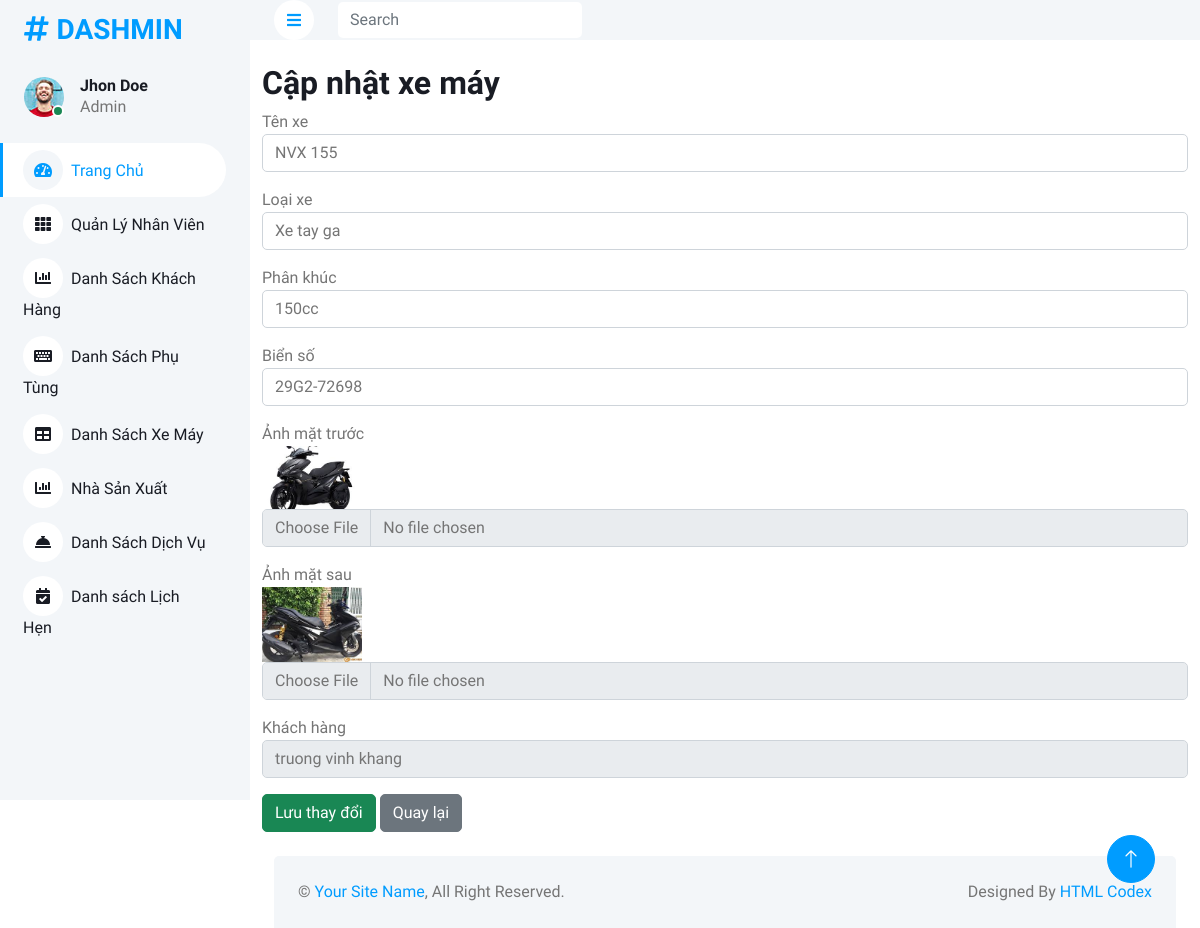
/Admin/table.php?controller=xemay&action=sua&MaXE=9, run on the app's committed database.
### tables this page shows
CREATE TABLE `xemay` (
  `MaXE` int(11) NOT NULL,
  `TenXe` varchar(255) DEFAULT NULL,
  `LoaiXe` varchar(255) DEFAULT NULL,
  `PhanKhuc` varchar(255) DEFAULT NULL,
  `BienSoXe` varchar(255) DEFAULT NULL,
  `HinhAnhMatTruocXe` varchar(255) DEFAULT NULL,
  `HinhAnhMatSauXe` varchar(255) DEFAULT NULL,
  `hoadon_MaHD` int(11) DEFAULT NULL,
  `khachhang_MaKH` int(11) DEFAULT NULL
);

CREATE TABLE `khachhang` (
  `MaKH` int(11) NOT NULL,
  `TenKH` varchar(100) DEFAULT NULL,
  `Email` varchar(30) DEFAULT NULL,
  `MatKhau` varchar(255) DEFAULT NULL,
  `DiaChi` text DEFAULT NULL,
  `SDT` varchar(10) DEFAULT NULL,
  `TrangThai` enum('hoat_dong','bi_khoa') DEFAULT NULL,
  `Reset_token` text DEFAULT NULL,
  `admin_AdminID` int(11) DEFAULT NULL
);

### Admin/controllers/XeMayController.php (called while the page is built, shortened)
<?php
require_once __DIR__ . '/../models/XeMayModel.php';
require_once __DIR__ . '/../db.php';
class XeMayController
{
    private $model;
    public function __construct()
    {
        $this->model = new XeMayModel(connectDB());
    }
    public function sua()
    {
        $MaXE = $_GET['MaXE'] ?? null;
        $khachhangs = $this->model->getAllKhachHang();
        $xemay = $this->model->getById($MaXE);
        include __DIR__ . '/../views/xemay/sua.php';
    }
}

### Admin/db.php (called while the page is built)
<?php
function connectDB()
{
    $host = 'localhost';
    $dbname = 'quanlybaoduongxe';
    $username = 'root';
    $password = '';
    try {
        $pdo = new PDO("mysql:host=$host;dbname=$dbname;charset=utf8mb4", $username, $password);
        $pdo->setAttribute(PDO::ATTR_ERRMODE, PDO::ERRMODE_EXCEPTION);
        return $pdo;
    } catch (PDOException $e) {
        die("Kết nối thất bại: " . $e->getMessage());
    }
}
?>

### Admin/models/XeMayModel.php (called while the page is built, shortened)
<?php
class XeMayModel
{
    private $conn;
    public function __construct($conn)
    {
        $this->conn = $conn;
    }
    public function getById($MaXE)
    {
        $stmt = $this->conn->prepare("SELECT * FROM xemay WHERE MaXE = ?");
        $stmt->execute([$MaXE]);
        return $stmt->fetch(PDO::FETCH_ASSOC);
    }
    public function getAllKhachHang()
    {
        $sql = "SELECT * FROM khachhang ORDER BY TenKH";
        $stmt = $this->conn->query($sql);
        return $stmt->fetchAll(PDO::FETCH_ASSOC);
    }
}

### Admin/views/xemay/sua.php (the view, shortened to what this page needs)
<div class="container mt-4">
    <h2>Cập nhật xe máy</h2>
    <form method="post" action="" enctype="multipart/form-data">
        <div class="mb-3">
            <label>Tên xe</label>
            <input type="text" name="TenXe" class="form-control" value="<?= htmlspecialchars($xemay['TenXe']) ?>" required>
        </div>
        <div class="mb-3">
            <label>Loại xe</label>
            <input type="text" name="LoaiXe" class="form-control" value="<?= htmlspecialchars($xemay['LoaiXe']) ?>">
        </div>
        <div class="mb-3">
            <label>Phân khúc</label>
            <input type="text" name="PhanKhuc" class="form-control" value="<?= htmlspecialchars($xemay['PhanKhuc']) ?>">
        </div>
        <div class="mb-3">
            <label>Biển số</label>
            <input type="text" name="BienSoXe" class="form-control" value="<?= htmlspecialchars($xemay['BienSoXe']) ?>">
        </div>
        <div class="mb-3">
            <label>Ảnh mặt trước</label>
            <?php if ($xemay['HinhAnhMatTruocXe']): ?>
                <div>
                    <img src="uploads/<?= htmlspecialchars($xemay['HinhAnhMatTruocXe']) ?>" style="max-width:100px;">
                </div>
            <?php endif; ?>
            <input type="file" name="HinhAnhMatTruocXe" class="form-control">
        </div>
        <div class="mb-3">
            <label>Ảnh mặt sau</label>
            <?php if ($xemay['HinhAnhMatSauXe']): ?>
                <div>
                    <img src="uploads/<?= htmlspecialchars($xemay['HinhAnhMatSauXe']) ?>" style="max-width:100px;">
                </div>
            <?php endif; ?>
            <input type="file" name="HinhAnhMatSauXe" class="form-control">
        </div>
        <div class="mb-3">
            <label>Khách hàng</label>
            <select name="khachhang_MaKH" class="form-control" required>
                <?php foreach ($khachhangs as $kh): ?>
                    <option value="<?= $kh['MaKH'] ?>" <?= $xemay['khachhang_MaKH']==$kh['MaKH'] ? 'selected' : '' ?>>
                        <?= htmlspecialchars($kh['TenKH']) ?>
                    </option>
                <?php endforeach; ?>
            </select>
        </div>
        <button type="submit" class="btn btn-success">Lưu thay đổi</button>
        <a href="table.php?controller=xemay&action=index" class="btn btn-secondary">Quay lại</a>
    </form>
</div>

### Admin/css/style.css (style rules this page uses)
:root { --primary: #009CFF; --light: #F3F6F9; --dark: #191C24; }
.btn { transition: .5s; }

### data on the page
xemay: TenXe "NVX 155", LoaiXe "Xe tay ga", PhanKhuc "150cc", BienSoXe "29G2-72698", HinhAnhMatTruocXe (picture), HinhAnhMatSauXe (picture), khachhang_MaKH "truong vinh khang"
